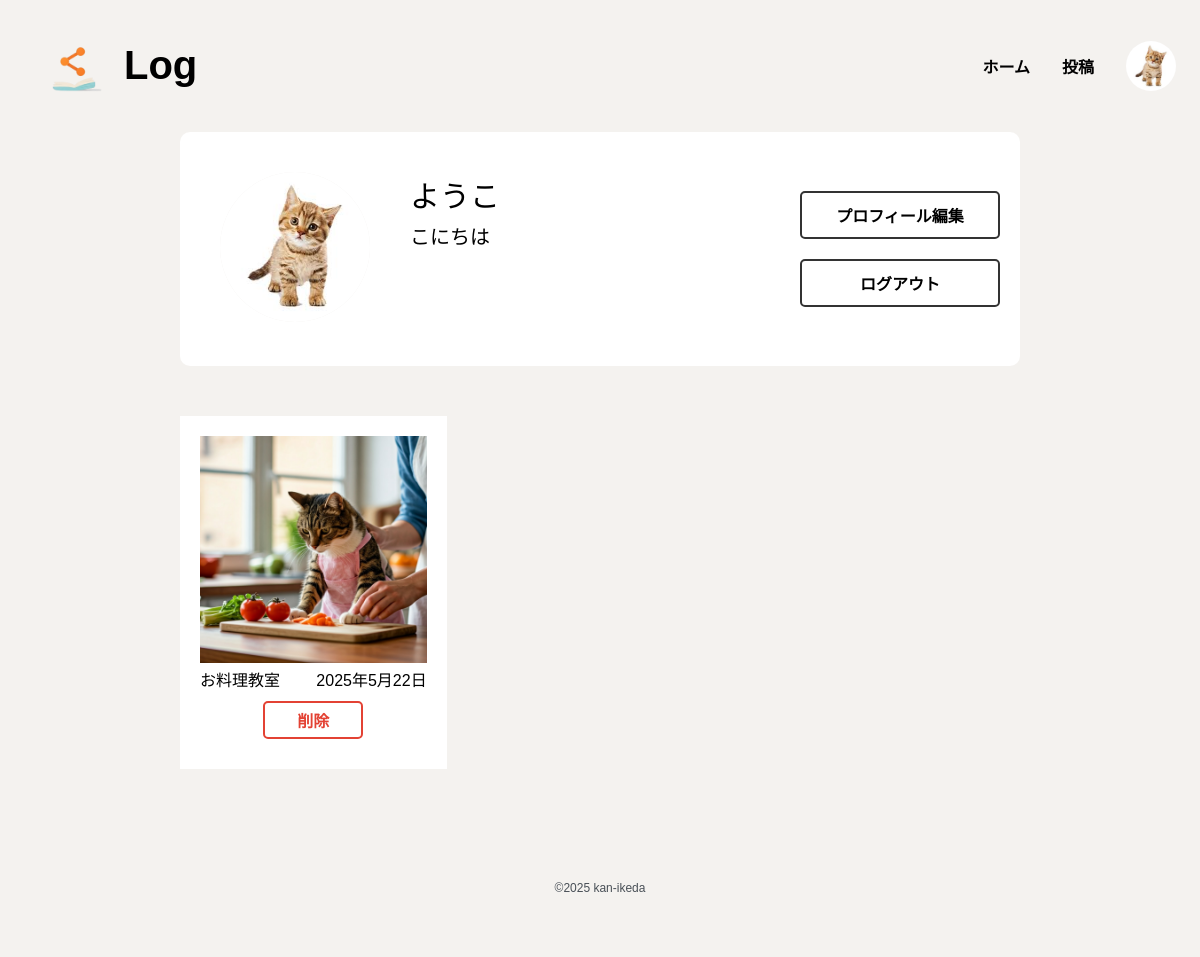
The page /mypage/ (signed in) on the database its author committed.
### accounts/models.py (models this page shows, shortened)
class Profile(models.Model):
    user = models.OneToOneField(User, on_delete=models.CASCADE)
    bio = models.TextField(max_length=500, blank=True)
    birth_date = models.DateField(null=True, blank=True)
    avatar = models.ImageField(upload_to='avatars/', null=True, blank=True)

### mylog/models.py (models this page shows, shortened)
class Log(models.Model):
    title = models.CharField('タイトル', max_length=100)
    image = models.ImageField('画像', upload_to='logs/', blank=True, null=True)
    date = models.DateField('日付', auto_now_add=True)
    author = models.ForeignKey(User, on_delete=models.CASCADE, verbose_name='作者')
    content = models.TextField('内容', blank=True, null=True)
    tags = models.ManyToManyField(Tag, related_name='タグ')
    datetime = models.DateTimeField(auto_now_add=True)
    is_public = models.BooleanField(default=True)
    def truncated_title9(self, length=9):
        if len(self.title) > length:
            return self.title[:length] + "…"
        return self.title

### mylog/views.py (the view)
# urls.py: path('mypage/', views.MyPageView.as_view(),name= 'mypage'), #マイページ
class MyPageView(LoginRequiredMixin, ListView):
    model = Log
    template_name = 'mylog/mypage.html'
    context_object_name = 'logs'
    def get_queryset(self):
        return Log.objects.filter(author=self.request.user).order_by('-datetime')
    def get_context_data(self, **kwargs):
        context = super().get_context_data(**kwargs)
        context['profile'] = self.request.user.profile
        return context

### templates/mylog/mypage.html (shortened to what this page needs)
{% extends 'base.html' %}
{% load static %}
{% block extra_css %}
<link rel="stylesheet" type="text/css" href="{% static 'css/mypage.css' %}">
<link rel="stylesheet" type="text/css" href="{% static 'css/log_list.css' %}">
{% endblock %}
{% block content %}
<div class="mypage">
    <div class="profile">
        <div class="icon bg-w">
            {% if profile.avatar %}
            <img src="{{ profile.avatar.url }}" alt="アバター">
            {% else %}
            <img src="{% static 'images/user_ikon.jpg' %}" alt="アバターなし">
            {% endif %}
        </div>
        <div class="profile_name bg-w">
            <div class="username bg-w">
                {{ user.username }}
            </div>
            <div class="bio bg-w">
                {{ profile.bio }}
            </div>
        </div>
        <div class="profile_btn bg-w">
            <a href="{% url 'accounts:profile' %}" class="btn_simple">プロフィール編集</a>
            <form method="post" action="{% url 'accounts:logout' %}">
                <button type="submit" class="btn_simple bg-w">ログアウト</button>
            </form>
        </div>
    </div>
    <div class="userlogs">
        {% for log in logs %}
    <div class="logs">
        <div class="logs_area bg-w">
            <div class="log">
                {% if log.image %}
                    <div class="log_img bg-w">
                        <a href="{% url 'mylog:log_detail' log.pk %}" class="bg-w">
                            <img src="{{ log.image.url }}" alt="投稿画像">
                        </a>
                    </div>
                {% else %}
                    <div class="log_img">
                        <a href="{% url 'mylog:log_detail' log.pk %}" class="bg-w">
                            <img src="{% static 'images/NoImage.jpg' %}" alt="投稿画像">
                        </a>
                    </div>
                {% endif %}
                <div class="title_user bg-w">
                    <div class="log_title bg-w">
                        <a href="{% url 'mylog:log_detail' log.pk %}" class="bg-w">
                            {{ log.truncated_title9 }}
                        </a>
                    </div>
                    <div class="log_user bg-w">
                        <a href="{% url 'mylog:log_detail' log.pk %}" class="bg-w">
                            {{ log.date}}
                        </a>
                    </div>
                </div>
                <a href="{% url 'mylog:delete_log' log.pk %}" class="d_btn">削除</a>
            </div>
        </div>
    </div>
    {% endfor %}
    </div>
    {% endblock %}

### templates/base.html (shortened to what this page needs)
<!DOCTYPE html>
{% load static %}
<html lang="ja">
<head>
    <link rel="stylesheet" type="text/css" href="{% static 'css/base.css' %}">
    {% block extra_css %}
    {% endblock %}
</head>
<body>
    <header>
        <div class="header-logo">
            <img src="{% static 'images/logo.png'%}" alt="アイコン">
            <h1>Log</h1>
        </div>
        <div>
            <ul class="header_list">
                <li><a href="{% url 'mylog:log_list'%}">ホーム</a></li>
                <li><a href="{% url 'mylog:log_create'%}">投稿</a></li>
                <li>
                    <div class="user_icon">
                        {% if user.is_authenticated %}
                            {% if user.profile.avatar %}
                                <a href="{% url 'mylog:mypage' %}"><img src="{{ user.profile.avatar.url }}" alt="アイコン"></a>
                            {% else %}
                                <a href="{% url 'mylog:mypage' %}"><img src="{% static 'images/user_ikon.jpg'%}" alt="デフォルトアイコン"></a>
                            {% endif %}
                        {% else %}
                            <a href="{% url 'mylog:mypage' %}"><img src="{% static 'images/user_ikon.jpg'%}" alt="デフォルトアイコン"></a>
                        {% endif %}
                    </div>
                </li>
            </ul>
        </div>
    </header>
    <div class="bodybody">
    {% block content %}{% endblock %}
    </div>
    <footer>
        <p>©2025 kan-ikeda</p>
    </footer>
</body>
</html>

### static/css/base.css (style rules this page uses)
* { background-color: #F4F2EF; color: black; text-align: center; }
body { font-family: sans-serif; margin: 0; }
header { display: flex; padding: 16px 24px; justify-content: space-between; align-items: center; }
a { text-decoration: none; }
.header-logo { display: flex; font-weight: bold; font-size: 20px; }
.header_list { display: flex; align-items: center; gap: 32px; font-size: 16px; font-weight: bold; }
img { width: 100px; height: 100px; }
ul { padding-left: 0; }
li { list-style: none; }
.user_icon img { width: 50px; height: 50px; border-radius: 50%; }
.bg-w { background-color: #fff; }
footer { padding: 50px 0; margin: 30px 0 0 0; }
footer p { font-size: 12px; color: #495057; }
.bodybody { min-height: 100vh; }

### static/css/mypage.css (style rules this page uses)
.mypage { width: 70%; margin: 0 auto; }
.icon img { width: 150px; height: 150px; border-radius: 50%; margin: 20px; }
.profile { display: flex; justify-content: space-between; background-color: #fff; padding: 20px; border-radius: 10px; }
.profile_btn { display: flex; flex-direction: column; justify-content: center; }
.profile_name { margin: 20px; text-align: left; flex-grow: 1; }
.username { text-align: left; font-size: 30px; }
.bio { text-align: left; font-size: 20px; margin-top: 5px; }
.btn_simple { width: 200px; display: inline-block; padding: 10px; font-size: 16px; cursor: pointer; text-align: center; text-decoration: none; color: #000; border: 2px solid #333; border-radius: 5px; background-color: #fff; font-weight: bold; box-sizing: border-box; margin: 10px 0; transition: 0.3s ease-in-out; }
.bg-w { background-color: #fff; }
form { background-color: #fff; }
.userlogs { margin: 50px 0; display: grid; grid-template-columns: repeat(3, 1fr); gap: 20px; }
.d_btn { width: 100px; display: inline-block; padding: 5px; font-size: 16px; cursor: pointer; text-align: center; text-decoration: none; color: #e34234; border: 2px solid #e34234; border-radius: 5px; background-color: #fff; font-weight: bold; box-sizing: border-box; margin: 10px 0; transition: 0.3s ease-in-out; }

### static/css/log_list.css (style rules this page uses)
.logs { display: flex; background-color: #fff; }
.log { width: 100%; height: auto; background-color: #fff; }
.title_user { display: flex; justify-content: space-between; background-color: #fff; }
.logs_area { margin: 20px; }
.log_img img { width: 100%; height: auto; }
.user_icon img { display: block; }

### rows shown on the page
Profile: avatar (picture), bio "こにちは"
Log: image (picture), truncated_title9 "お料理教室", date "2025年5月22日"

### other values the page prints
{{ user.username }} "ようこ"
